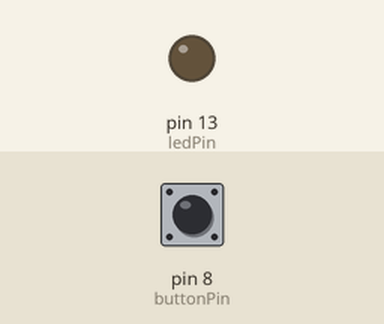
Recording of a sketch running on a simulated Arduino Uno, built with avr-gcc and run on an emulated ATmega328P. Shown: output pins drawn as LEDs (lit = HIGH). Dashed ring = blinking. The inputs (shaded band) are chosen by the test bench; at power-on: pin 8 (buttonPin) HIGH.

Above: at 1.2 s.
1.3 s: pin 8 (buttonPin) pulsed LOW 5 times (0.12 s each, 0.3 s apart)
At 1.75 s:
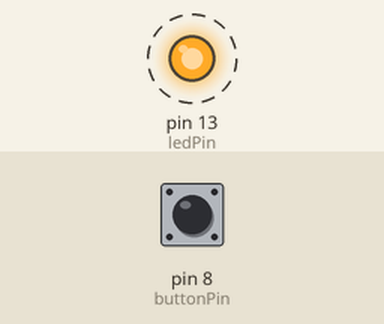
4.3 s: pin 8 (buttonPin) pulled LOW for 0.15 s
At 4.9 s:
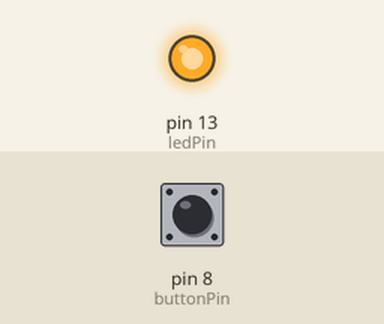
5.9 s: pin 8 (buttonPin) pulled LOW for 1 s
At 7.3 s:
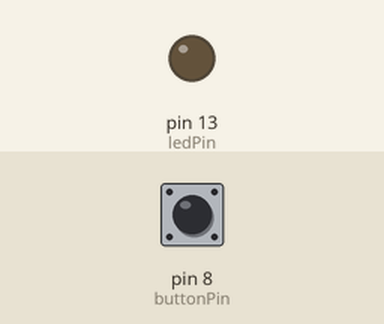
Timing chart, 0 to 8.9 s (numbered marks = the images above; inputs shaded):
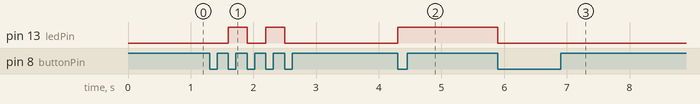

The sketch:

button.ino
```cpp
#include "TimerOne.h"
int buttonPin = 8;
int ledPin = 13;
int ledState = LOW;

void setup() {
  pinMode(ledPin,OUTPUT);   //13号数字口设置为输出状态
}

#define buttonStateOff 0   //状态1，无键按下
#define buttonStateOn  1   //状态2，有键按下，但无法确定是否有效
#define buttonStateOnOff  2 //状态3，确定按键是否按下

char buttonValue()
{
  static int buttonState = 0;   //按键状态值，必须定义为static类型
  int buttonValue = 0;  //读取到的按键状态
  int buttonReturn = 0;  //返回的状态值
  buttonValue = digitalRead(buttonPin);  //读当前按键值
  switch(buttonState)  //判断当前按键状态
  {
    case buttonStateOff:  //状态1
      if(!buttonValue)  //如果键按下
      buttonState = buttonStateOn; //则转到状态2
      break;
    case buttonStateOn:  //状态2
      if(!buttonValue)  //如果按键仍被按下
      {
        buttonReturn = 1;   //按键赋值
        buttonState = buttonStateOnOff;  //进入状态3，松手检测
      }
      else  //否则存在抖动
      {
        buttonState = buttonStateOff;
      }
      break;
    case buttonStateOnOff:
      if(buttonValue) buttonState = buttonStateOff; //松手检测
      break;
  }
  return buttonReturn;  //返回按键值
}

void loop() {
  if(buttonValue()){
    digitalWrite(ledPin,ledState);
    ledState=!ledState;
 }
}
```

Measured:
- after the input at 1.3 s, pin 13 (ledPin): alternates HIGH for 0.30 s and LOW for 0.30 s, 4 changes in all, then stays LOW, starting after 0.30 s
- after the input at 4.3 s, pin 13 (ledPin): LOW → HIGH at once
- after the input at 5.9 s, pin 13 (ledPin): HIGH → LOW at once
